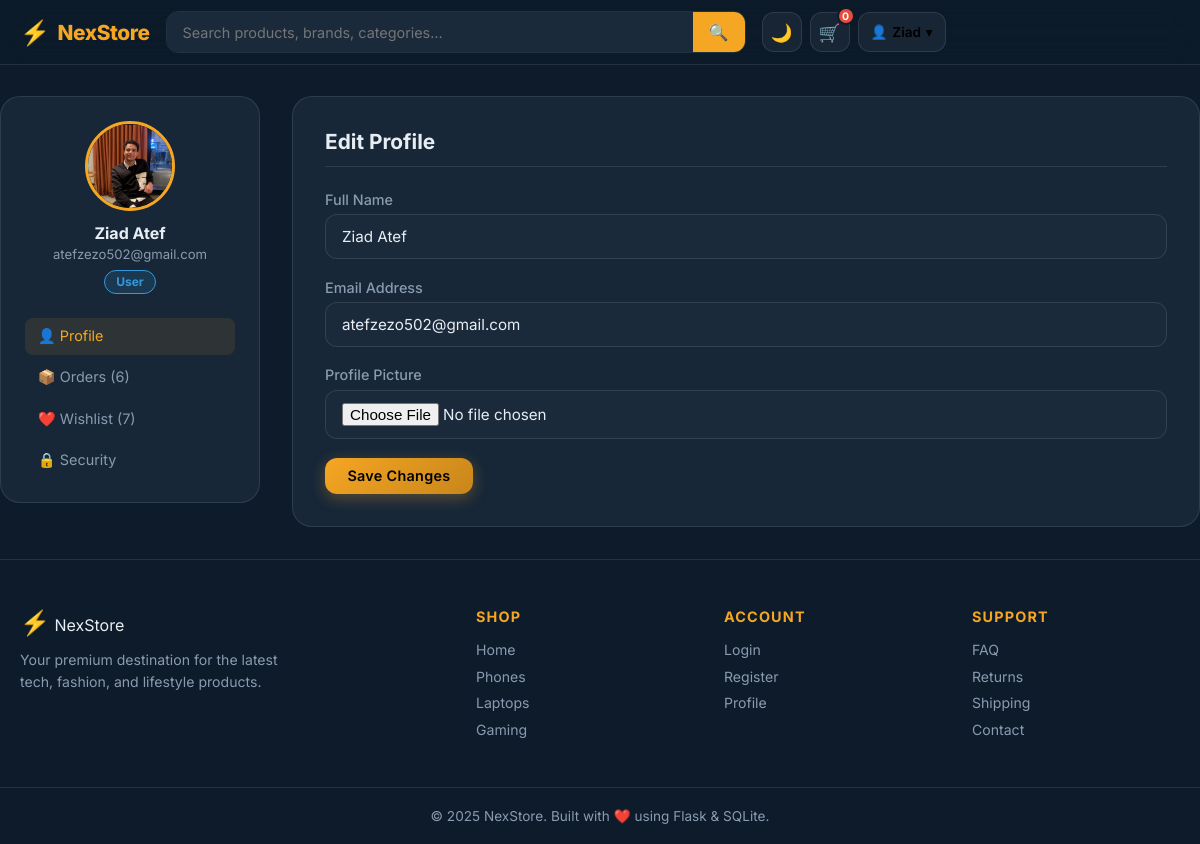
/profile (signed in), run on the app's committed database.
### tables this page shows
CREATE TABLE users (
            id INTEGER PRIMARY KEY AUTOINCREMENT,
            name TEXT NOT NULL,
            email TEXT NOT NULL UNIQUE,
            password_hash TEXT NOT NULL,
            role TEXT NOT NULL DEFAULT 'user',
            avatar TEXT DEFAULT NULL,
            created_at DATETIME DEFAULT CURRENT_TIMESTAMP
        , last_login DATETIME DEFAULT NULL);

### controllers/order_controller.py (the view, shortened to what this page needs)
@order_bp.route('/profile', methods=['GET', 'POST'])
@login_required
def profile():
    user_id  = session['user_id']
    user     = get_user_by_id(user_id)
    orders   = get_user_orders(user_id)
    wishlist = get_user_wishlist(user_id)
    return render_template(
        'profile/profile.html',
        user=user,
        orders=orders,
        wishlist=wishlist,
        cart_count=get_cart_count(user_id)
    )

### controllers/auth_controller.py (called while the page is built)
def login_required(f):
    from functools import wraps
    @wraps(f)
    def decorated(*args, **kwargs):
        if 'user_id' not in session:
            flash('Please log in to continue.', 'warning')
            return redirect(url_for('auth.login', next=request.url))
        return f(*args, **kwargs)
    return decorated

### models/cart.py (called while the page is built)
def get_cart_count(user_id):
    conn = get_db()
    result = conn.execute(
        "SELECT COUNT(*) FROM cart WHERE user_id=?", (user_id,)
    ).fetchone()[0]
    conn.close()
    return result

### models/database.py (called while the page is built)
def get_db():
    conn = sqlite3.connect(DB_PATH)
    conn.row_factory = sqlite3.Row
    conn.execute("PRAGMA foreign_keys = ON")
    return conn

### models/order.py (called while the page is built)
def get_user_orders(user_id):
    conn = get_db()
    orders = conn.execute(
        "SELECT * FROM orders WHERE user_id=? ORDER BY created_at DESC",
        (user_id,)
    ).fetchall()
    conn.close()
    return orders

### models/user.py (called while the page is built)
def get_user_by_id(user_id):
    conn = get_db()
    user = conn.execute(
        "SELECT * FROM users WHERE id = ?", (user_id,)
    ).fetchone()
    conn.close()
    return user

def get_user_wishlist(user_id):
    conn = get_db()
    items = conn.execute(
        """SELECT p.* FROM wishlist w
           JOIN products p ON w.product_id = p.id
           WHERE w.user_id = ?""",
        (user_id,)
    ).fetchall()
    conn.close()
    return items

### templates/profile/profile.html (shortened to what this page needs)
{% extends 'base.html' %}
{% block content %}
<div class="container profile-page">
  <div class="profile-layout">
    <aside class="profile-sidebar">
      <div class="profile-avatar-section">
        {% if user['avatar'] %}
        <img src="{{ url_for('static', filename='images/avatars/' + user['avatar']) }}"
             alt="Avatar" class="profile-avatar"/>
        {% else %}
        <div class="profile-avatar-placeholder">{{ user['name'][0].upper() }}</div>
        {% endif %}
        <h3>{{ user['name'] }}</h3>
        <p class="profile-email">{{ user['email'] }}</p>
        <span class="role-badge role-{{ user['role'] }}">{{ user['role']|capitalize }}</span>
      </div>
      <nav class="profile-nav">
        <a href="#profile" class="profile-nav-link active" onclick="showSection('profile', this)">👤 Profile</a>
        <a href="#orders"  class="profile-nav-link" onclick="showSection('orders', this)">📦 Orders ({{ orders|length }})</a>
        <a href="#wishlist" class="profile-nav-link" onclick="showSection('wishlist', this)">❤️ Wishlist ({{ wishlist|length }})</a>
        <a href="#security" class="profile-nav-link" onclick="showSection('security', this)">🔒 Security</a>
      </nav>
    </aside>
    <div class="profile-content">
      <div class="profile-section active" id="section-profile">
        <h2>Edit Profile</h2>
        <form method="POST" enctype="multipart/form-data" action="{{ url_for('order.profile') }}">
          <div class="form-group">
            <label>Full Name</label>
            <input type="text" name="name" class="form-input" value="{{ user['name'] }}" required/>
          </div>
          <div class="form-group">
            <label>Email Address</label>
            <input type="email" name="email" class="form-input" value="{{ user['email'] }}" required/>
          </div>
          <div class="form-group">
            <label>Profile Picture</label>
            <input type="file" name="avatar" class="form-input" accept="image/*"/>
          </div>
          <button type="submit" class="btn btn-primary">Save Changes</button>
        </form>
      </div>
    </div>
  </div>
</div>
{% endblock %}

### static/css/style.css (style rules this page uses)
:root { --navy: #0d1b2a; --navy-2: #1b2a3b; --navy-3: #243447; --gold: #f5a623; --gold-dark: #c8861a; --gold-light: #ffd07b; --accent: #4a9eff; --success: #2ecc71; --danger: #e74c3c; --warning: #f39c12; --info: #3498db; --bg: #0d1b2a; --bg-2: #1b2a3b; --bg-3: #243447; --card-bg: rgba(27,42,59,0.85); --glass: rgba(255,255,255,0.05); --glass-border:rgba(255,255,255,0.1); --text: #e8edf3; --text-muted: #8a9bb0; --border: rgba(255,255,255,0.1); --shadow: 0 8px 32px rgba(0,0,0,0.4); --radius: 12px; --radius-lg: 20px; --transition: transform 0.3s cubic-bezier(0.4,0,0.2,1), opacity 0.3s ease, background 0.3s ease, color 0.3s ease, border 0.3s ease, box-shadow 0.3s ease; }
*,*::before,*::after { box-sizing:border-box;margin:0;padding:0 }
html { scroll-behavior:smooth;font-size:16px }
body { font-family:'Inter',sans-serif;background:var(--bg);color:var(--text); min-height:100vh;transition:background 0.3s,color 0.3s;overflow-x:hidden }
a { color:inherit;text-decoration:none;transition:transform 0.3s cubic-bezier(0.4,0,0.2,1), opacity 0.3s ease, background 0.3s ease, color 0.3s ease, border 0.3s ease, box-shadow 0.3s ease }
img { max-width:100%;display:block }
button { cursor:pointer;font-family:inherit;border:none;background:none }
input,select,textarea { font-family:inherit }
.container { max-width:1280px;margin:0 auto;padding:0 1.25rem }
.btn { display:inline-flex;align-items:center;justify-content:center;gap:0.4rem; padding:0.6rem 1.4rem;border-radius:var(--radius);font-weight:600; font-size:0.9rem;transition:transform 0.3s cubic-bezier(0.4,0,0.2,1), opacity 0.3s ease, background 0.3s ease, color 0.3s ease, border 0.3s ease, box-shadow 0.3s ease;cursor:pointer;border:none; text-decoration:none;white-space:nowrap;letter-spacing:0.02em }
.btn-primary { background:linear-gradient(135deg,var(--gold),var(--gold-dark)); color:#000;box-shadow:0 4px 15px rgba(245,166,35,0.3) }
.form-input { width:100%;padding:0.75rem 1rem;border-radius:var(--radius); border:1.5px solid var(--border);background:var(--bg-2);color:var(--text); font-size:0.95rem;transition:transform 0.3s cubic-bezier(0.4,0,0.2,1), opacity 0.3s ease, background 0.3s ease, color 0.3s ease, border 0.3s ease, box-shadow 0.3s ease;outline:none }
.form-group { margin-bottom:1.2rem }
.form-group label { display:block;margin-bottom:0.4rem;font-weight:500; font-size:0.9rem;color:var(--text-muted) }
.profile-page { padding:2rem 0 }
.profile-layout { display:grid;grid-template-columns:260px 1fr;gap:2rem;align-items:start }
.profile-sidebar { background:var(--card-bg);border:1px solid var(--border); border-radius:var(--radius-lg);padding:1.5rem;position:sticky;top:80px;text-align:center }
.profile-avatar-section { margin-bottom:1.5rem }
.profile-avatar { width:90px;height:90px;border-radius:50%;object-fit:cover; border:3px solid var(--gold);margin:0 auto 0.75rem }
.profile-avatar-section h3 { font-size:1rem;font-weight:700 }
.profile-email { font-size:0.82rem;color:var(--text-muted);margin-top:0.2rem }
.role-badge { display:inline-block;padding:0.2rem 0.7rem;border-radius:20px; font-size:0.75rem;font-weight:700;margin-top:0.5rem }
.role-user { background:rgba(52,152,219,0.15);color:var(--info);border:1px solid var(--info) }
.profile-nav { display:flex;flex-direction:column;gap:0.25rem }
.profile-nav-link { display:block;padding:0.6rem 0.8rem;border-radius:8px; font-size:0.9rem;text-align:left;transition:var(--transition);color:var(--text-muted) }
.profile-nav-link:hover,.profile-nav-link.active { background:rgba(245,166,35,0.1);color:var(--gold) }
.profile-content { background:var(--card-bg);border:1px solid var(--border); border-radius:var(--radius-lg);padding:2rem;min-height:400px }
.profile-section { display:none }
.profile-section.active { display:block }
.profile-section h2 { font-size:1.3rem;font-weight:700;margin-bottom:1.5rem; padding-bottom:0.75rem;border-bottom:1px solid var(--border) }

### data on the page
users: avatar (picture), name "Ziad Atef", email "atefzezo502@gmail.com", role "User"

### other printed values
{{ cart_count|default(0) }} "0"
{{ session.get('user_name','').split()[0] }} "Ziad"
{{ orders|length }} "6"
{{ wishlist|length }} "7"
